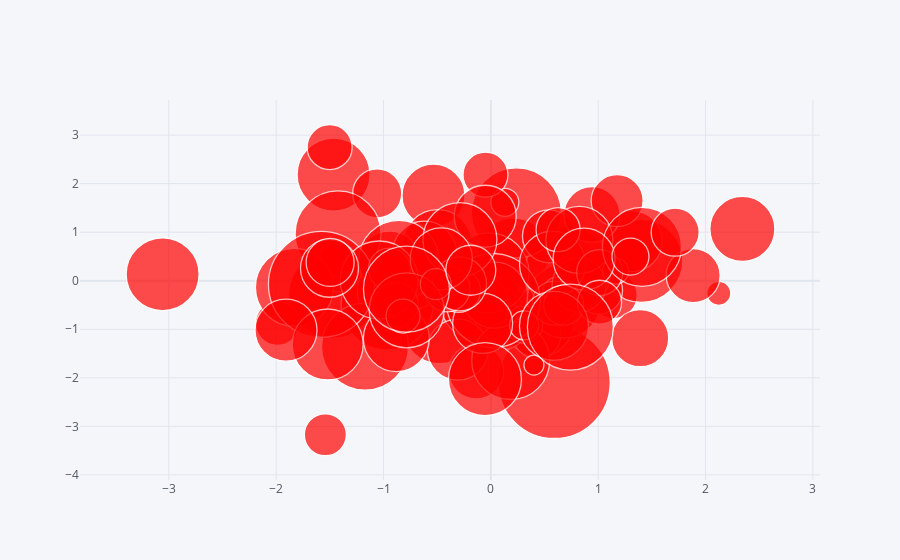

This figure's notebook cell:
### Code cell
df.iplot(kind='bubble',x='A',y='B',size='C',color='red')

### Figure 1 — Plotly figure (JSON) as saved in the notebook; plotly's stock layout.template omitted (floating-point values rounded to 4 significant figures)
{"data": [{"marker": {"color": ["red", "red", "red", "red", "red", "red", "red", "red", "red", "red", "red", "red", "red", "red", "red", "red", "red", "red", "red", "red", "red", "red", "red", "red", "red", "red", "red", "red", "red", "red", "red", "red", "red", "red", "red", "red", "red", "red", "red", "red", "red", "red", "red", "red", "red", "red", "red", "red", "red", "red", "red", "red", "red", "red", "red", "red", "red", "red", "red", "red", "red", "red", "red", "red", "red", "red", "red", "red", "red", "red", "red", "red", "red", "red", "red", "red", "red", "red", "red", "red", "red", "red", "red", "red", "red", "red", "red", "red", "red", "red", "red", "red", "red", "red", "red", "red", "red", "red", "red", "red"], "line": {"width": 1.3}, "size": [56, 17, 71, 47, 30, 65, 112, 59, 40, 83, 69, 48, 12, 74, 53, 88, 74, 24, 47, 20, 92, 55, 86, 90, 73, 47, 29, 28, 67, 63, 37, 64, 38, 61, 54, 69, 44, 80, 57, 44, 45, 47, 78, 62, 67, 53, 87, 49, 61, 66, 54, 64, 62, 86, 94, 39, 78, 20, 56, 29, 80, 106, 60, 66, 71, 66, 42, 44, 52, 67, 26, 46, 12, 74, 79, 40, 46, 44, 73, 45, 54, 78, 62, 62, 62, 37, 48, 44, 58, 69, 75, 31, 34, 86, 48, 42, 73, 45, 86, 50], "symbol": "circle"}, "mode": "markers", "text": "", "type": "scatter", "x": [-0.01377, -0.7063, 0.2119, 1.144, -0.5062, 2.343, 0.5905, -0.1655, 0.09503, 1.402, 0.4462, 0.4289, -0.5799, 0.683, -0.2984, -1.473, -0.4776, 2.123, 1.008, -0.2762, -0.966, -0.1369, 0.7233, 0.2379, -1.465, 0.1205, 0.6185, 0.1302, -0.1485, -0.5347, 0.3115, -0.3247, -0.9398, -0.3079, 1.885, -0.4952, -1.989, -0.01731, 1.391, 0.5897, -0.05022, -1.421, 0.1847, -0.9454, -0.9313, 0.5413, -1.172, -1.059, 1.312, 0.03409, 0.8216, -0.618, -0.05243, -1.424, 0.02083, -0.6964, -1.83, 0.4012, 0.9418, 0.3098, -0.8569, -1.578, -0.07654, -0.8802, -1.52, 0.5744, -0.945, -0.3016, 1.176, 0.8245, 1.161, 1.014, -0.3316, -0.2881, 1.408, 0.6786, -0.408, 0.6261, -0.05504, -0.886, -0.2914, -1.04, 0.8682, -0.4615, -1.908, 1.3, 1.717, 1.013, -1.503, 0.5876, -0.7844, -0.5128, -0.8181, 0.7408, -1.497, -1.542, -3.058, -1.502, -0.7862, -0.187], "y": [-0.6058, -0.1763, 0.5664, -0.297, -0.03761, 1.067, -2.096, -0.5936, -0.3473, 0.41, -0.8575, -1.11, -0.4144, -0.4161, 0.04824, -0.2788, -0.948, -0.2589, -0.2018, -0.09403, -0.4788, -1.869, 0.2305, 1.399, 2.187, -0.9298, -0.2263, 1.617, -0.5024, 1.756, -0.9059, 0.03835, -0.8175, -1.419, 0.1071, 0.754, -0.8779, 0.1615, -1.184, -0.4612, 2.185, 0.2573, -1.643, 0.3826, -0.2188, 0.9159, -1.359, 1.8, 0.8153, -0.2976, -0.09182, 0.5682, 1.329, 0.9642, -0.4085, -0.1773, -0.1384, -1.738, 1.365, -0.9207, 0.4204, -0.07418, -0.8792, -1.191, -1.314, 0.3399, 0.2396, -0.2004, 1.651, 0.84, 0.1986, 0.1687, 0.2911, 0.8481, 0.6991, -0.5013, -0.1655, 1.053, -2.028, -0.4994, -0.06443, 0.01509, 0.4461, 0.4524, -1.019, 0.4989, 1.0, -0.4432, 0.2571, -0.93, -0.6085, -0.07102, -0.7273, -0.9558, 0.378, -3.173, 0.1336, 2.753, -0.1719, 0.2166]}], "layout": {"autosize": true, "legend": {"bgcolor": "#F5F6F9", "font": {"color": "#4D5663"}}, "paper_bgcolor": "#F5F6F9", "plot_bgcolor": "#F5F6F9", "title": {"font": {"color": "#4D5663"}}, "xaxis": {"autorange": true, "gridcolor": "#E1E5ED", "range": [-3.714, 2.964], "showgrid": true, "tickfont": {"color": "#4D5663"}, "title": {"font": {"color": "#4D5663"}, "text": ""}, "type": "linear", "zerolinecolor": "#E1E5ED"}, "yaxis": {"autorange": true, "gridcolor": "#E1E5ED", "range": [-9.82, 7.778], "showgrid": true, "tickfont": {"color": "#4D5663"}, "title": {"font": {"color": "#4D5663"}, "text": ""}, "type": "linear", "zerolinecolor": "#E1E5ED"}}}
